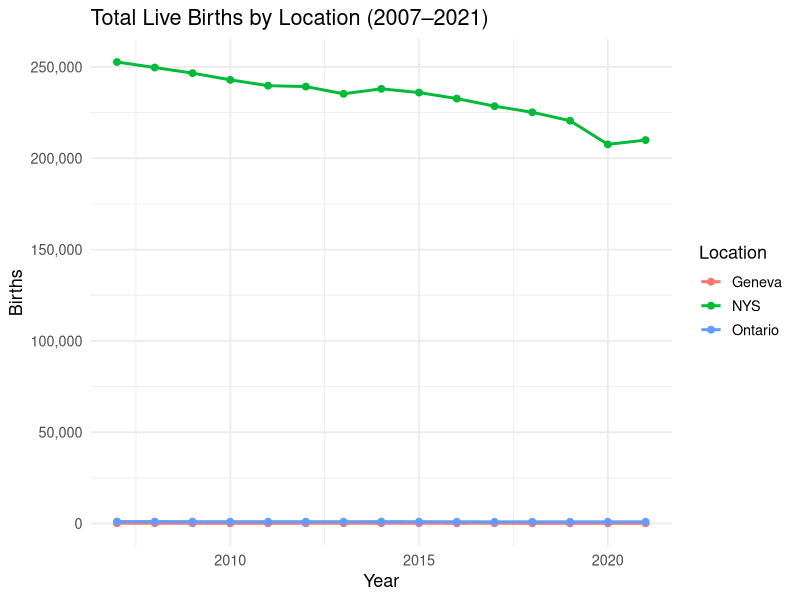
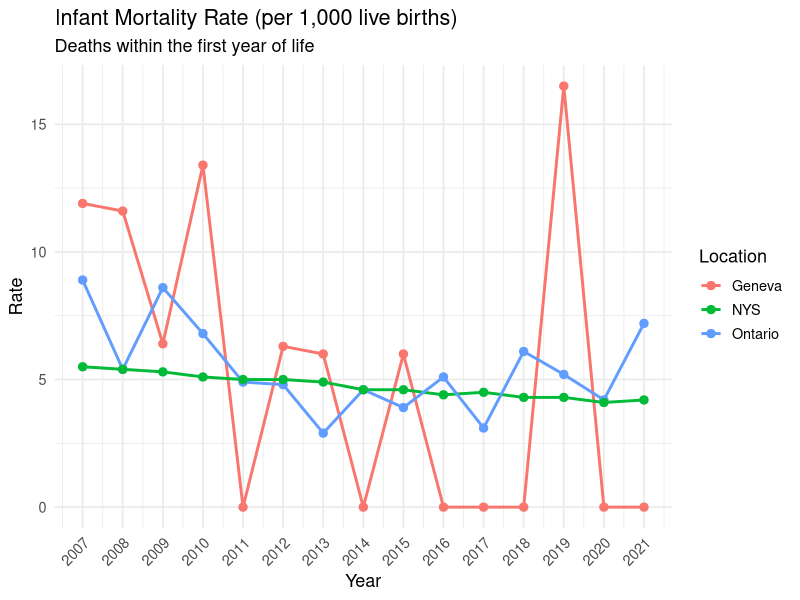
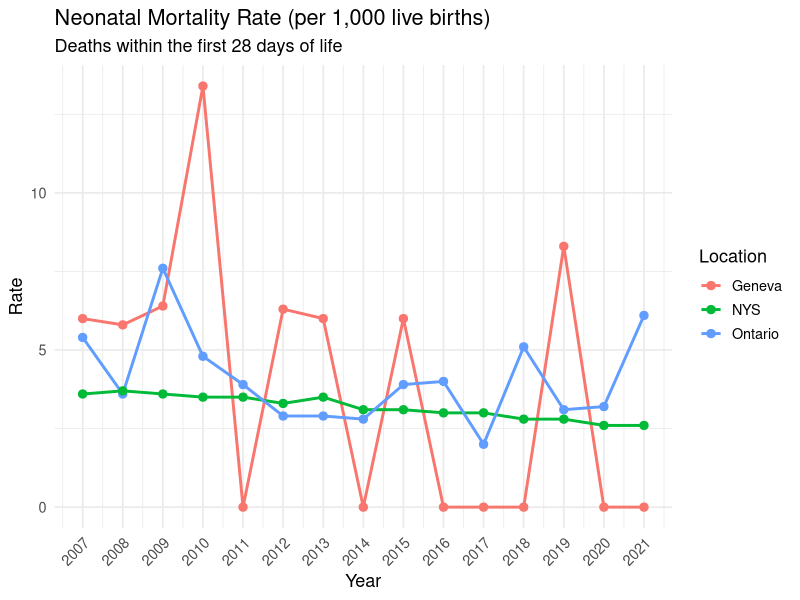
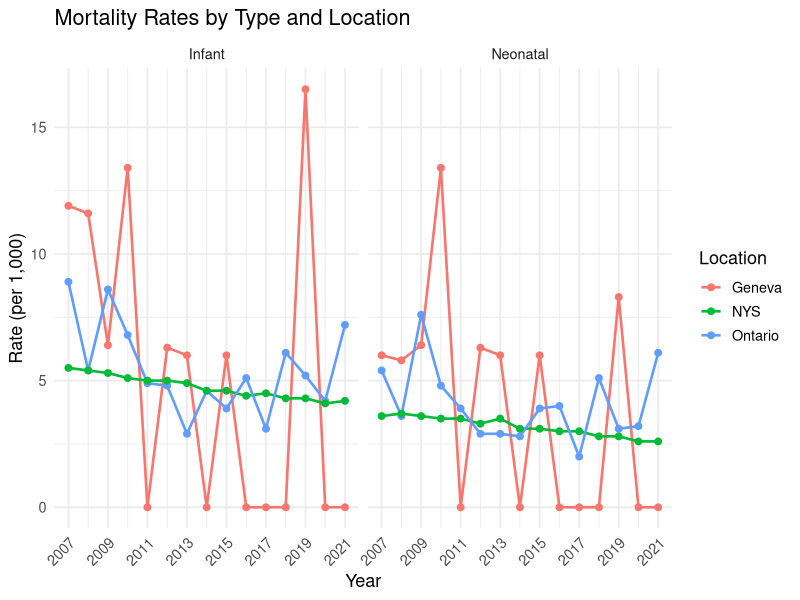
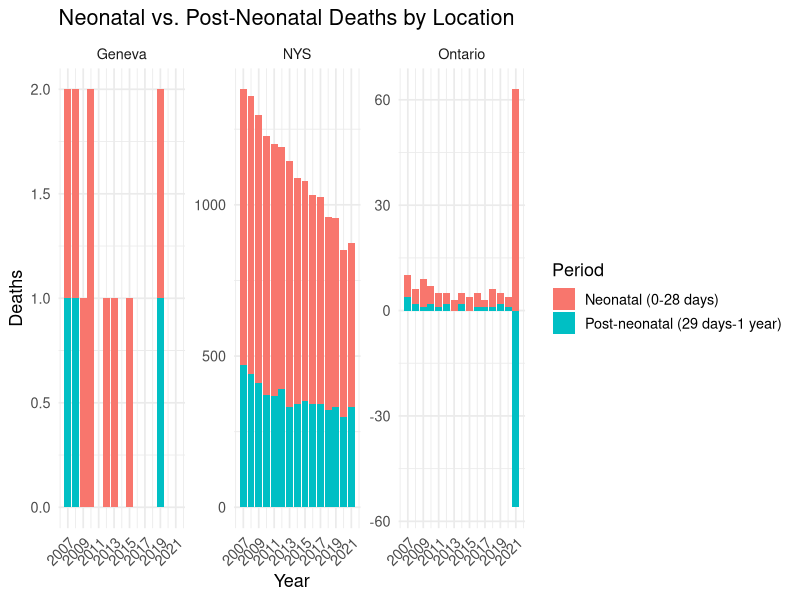
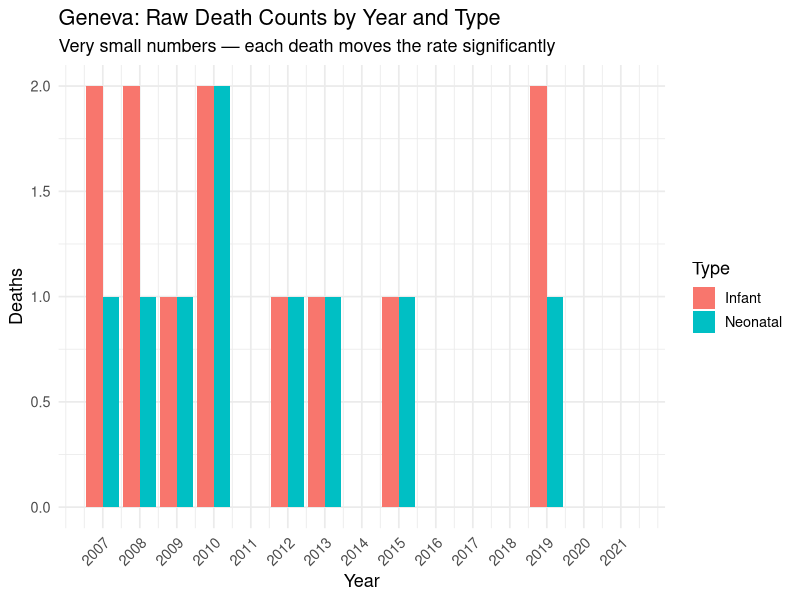

Recreate these plots in R, in order.
## ---- chunk 1
knitr::opts_chunk$set(
  echo    = TRUE,
  message = FALSE,
  warning = FALSE,
  fig.width  = 9,
  fig.height = 5
)
## ---- chunk 2
library(tidyverse)

# Read the data — note: NYS 2020 has a comma in the Total field, so we
# read it as character first and clean it manually.
raw <- read_csv(
  here::here("data", "Infant Mortality Data.csv"),
  col_types = cols(Total = col_character())
)

df <- raw %>%
  mutate(
    Total = as.numeric(gsub(",", "", Total)),
    Rate  = as.numeric(Rate),
    Age   = factor(Age, levels = c("Infant", "Neonatal"))
  )

glimpse(df)
## ---- chunk 3
summary(df)
## ---- chunk 4
df %>%
  filter(Deaths == 0) %>%
  select(Location, Year, Age, Total, Deaths, Rate) %>%
  arrange(Location, Age, Year)
## ---- chunk 5
df %>%
  filter(Location == "Ontario", Age == "Neonatal", Year == 2021)
## ---- chunk 6
df %>%
  filter(Age == "Infant") %>%           # avoid double-counting (same births for both types)
  ggplot(aes(x = Year, y = Total, color = Location)) +
  geom_line(linewidth = 1) +
  geom_point(size = 2) +
  scale_y_continuous(labels = scales::comma) +
  labs(
    title   = "Total Live Births by Location (2007–2021)",
    y       = "Births",
    x       = "Year",
    color   = "Location"
  ) +
  theme_minimal(base_size = 13)
## ---- chunk 7
df %>%
  filter(Age == "Infant") %>%
  ggplot(aes(x = Year, y = Rate, color = Location)) +
  geom_line(linewidth = 1) +
  geom_point(size = 2.5) +
  scale_x_continuous(breaks = 2007:2021) +
  labs(
    title    = "Infant Mortality Rate (per 1,000 live births)",
    subtitle = "Deaths within the first year of life",
    y        = "Rate",
    x        = "Year",
    color    = "Location"
  ) +
  theme_minimal(base_size = 13) +
  theme(axis.text.x = element_text(angle = 45, hjust = 1))
## ---- chunk 8
df %>%
  filter(Age == "Neonatal") %>%
  ggplot(aes(x = Year, y = Rate, color = Location)) +
  geom_line(linewidth = 1) +
  geom_point(size = 2.5) +
  scale_x_continuous(breaks = 2007:2021) +
  labs(
    title    = "Neonatal Mortality Rate (per 1,000 live births)",
    subtitle = "Deaths within the first 28 days of life",
    y        = "Rate",
    x        = "Year",
    color    = "Location"
  ) +
  theme_minimal(base_size = 13) +
  theme(axis.text.x = element_text(angle = 45, hjust = 1))
## ---- chunk 9
df %>%
  ggplot(aes(x = Year, y = Rate, color = Location)) +
  geom_line(linewidth = 0.9) +
  geom_point(size = 2) +
  facet_wrap(~Age, ncol = 2) +
  scale_x_continuous(breaks = seq(2007, 2021, 2)) +
  labs(
    title  = "Mortality Rates by Type and Location",
    y      = "Rate (per 1,000)",
    x      = "Year",
    color  = "Location"
  ) +
  theme_minimal(base_size = 13) +
  theme(axis.text.x = element_text(angle = 45, hjust = 1))
## ---- chunk 10
# Reshape to compute post-neonatal deaths
pn <- df %>%
  select(Location, Year, Age, Deaths, Rate) %>%
  pivot_wider(names_from = Age, values_from = c(Deaths, Rate)) %>%
  mutate(
    Deaths_PostNeonatal = Deaths_Infant - Deaths_Neonatal,
    Pct_Neonatal        = round(Deaths_Neonatal / Deaths_Infant * 100, 1)
  ) %>%
  filter(!is.na(Deaths_Infant), Deaths_Infant > 0)

pn %>%
  select(Location, Year, Deaths_Infant, Deaths_Neonatal, Deaths_PostNeonatal, Pct_Neonatal) %>%
  arrange(Location, Year)
## ---- chunk 11
pn %>%
  select(Location, Year, Deaths_Neonatal, Deaths_PostNeonatal) %>%
  pivot_longer(cols = starts_with("Deaths_"), names_to = "Period", values_to = "Deaths") %>%
  mutate(Period = recode(Period,
    "Deaths_Neonatal"     = "Neonatal (0-28 days)",
    "Deaths_PostNeonatal" = "Post-neonatal (29 days-1 year)"
  )) %>%
  ggplot(aes(x = Year, y = Deaths, fill = Period)) +
  geom_col() +
  facet_wrap(~Location, scales = "free_y") +
  scale_x_continuous(breaks = seq(2007, 2021, 2)) +
  labs(
    title  = "Neonatal vs. Post-Neonatal Deaths by Location",
    y      = "Deaths",
    x      = "Year",
    fill   = "Period"
  ) +
  theme_minimal(base_size = 13) +
  theme(axis.text.x = element_text(angle = 45, hjust = 1))
## ---- chunk 12
df %>%
  filter(Location == "Geneva") %>%
  ggplot(aes(x = Year, y = Deaths, fill = Age)) +
  geom_col(position = "dodge") +
  scale_x_continuous(breaks = 2007:2021) +
  labs(
    title    = "Geneva: Raw Death Counts by Year and Type",
    subtitle = "Very small numbers — each death moves the rate significantly",
    y        = "Deaths",
    x        = "Year",
    fill     = "Type"
  ) +
  theme_minimal(base_size = 13) +
  theme(axis.text.x = element_text(angle = 45, hjust = 1))
## ---- chunk 13
# Show how a single birth/death changes Geneva's rate drastically
df %>%
  filter(Location == "Geneva", Age == "Infant") %>%
  mutate(Rate_Check = round(Deaths / Total * 1000, 1)) %>%
  select(Year, Total, Deaths, Rate, Rate_Check)
## ---- chunk 14
df %>%
  filter(Rate > 0) %>%             # exclude structural zeros (no deaths)
  group_by(Location, Age) %>%
  summarise(
    Mean_Rate   = round(mean(Rate), 2),
    Median_Rate = round(median(Rate), 2),
    Min_Rate    = min(Rate),
    Max_Rate    = max(Rate),
    SD_Rate     = round(sd(Rate), 2),
    .groups     = "drop"
  ) %>%
  arrange(Age, Location)
